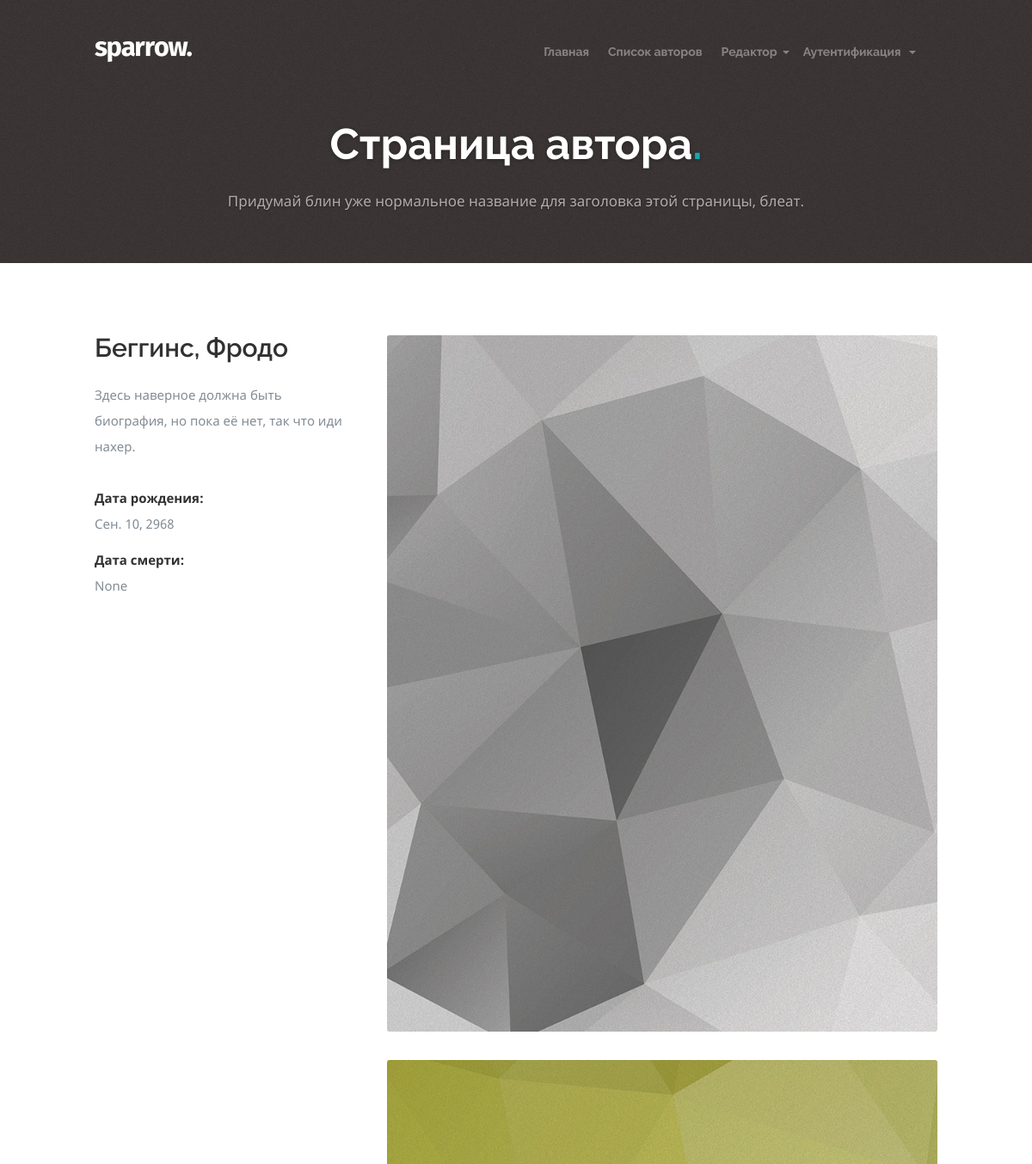
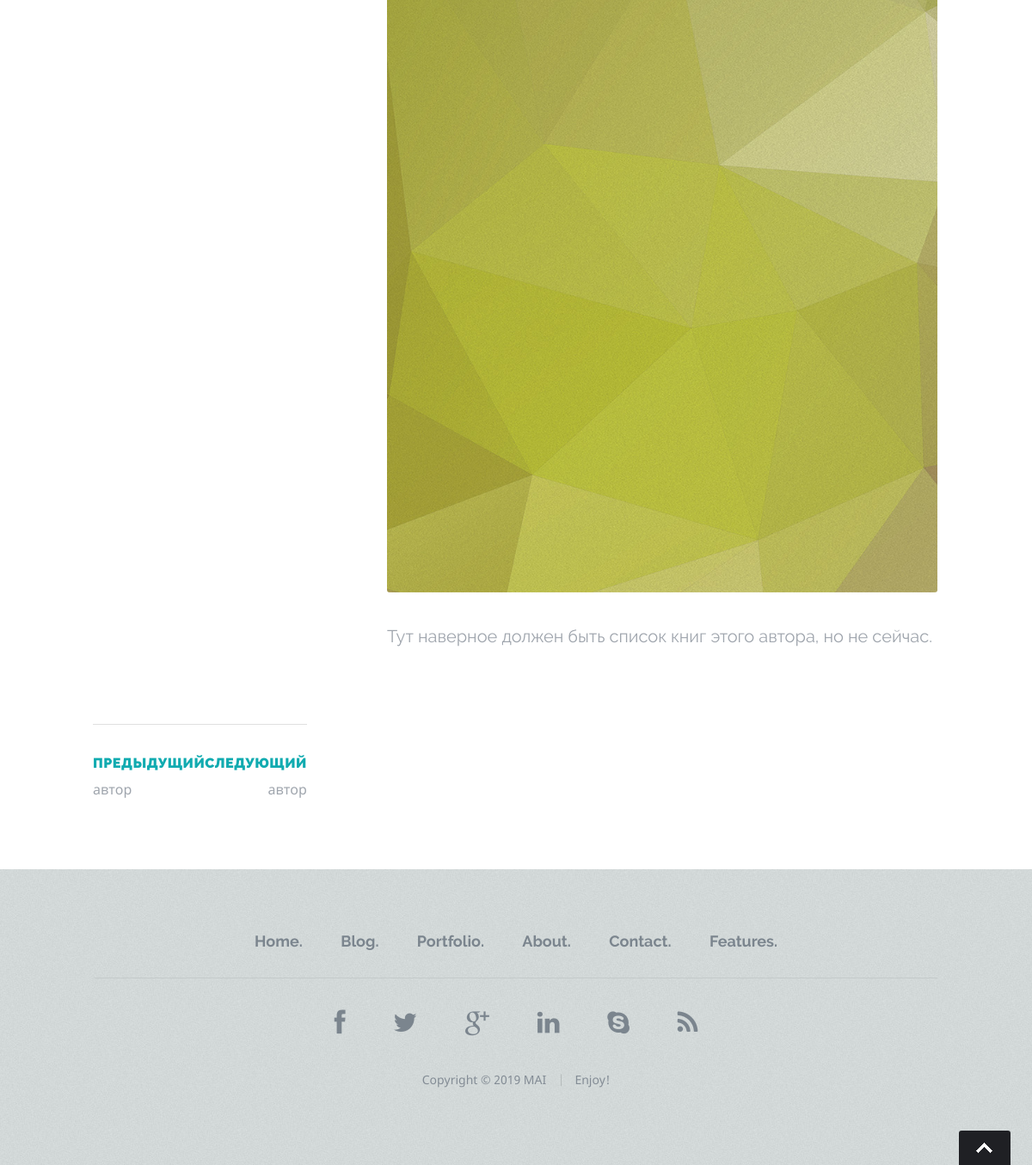
Page /authors/9/ on the committed database (2 pictures, top to bottom).
### catalog/models.py (models this page shows, shortened)
class BaseWithMetaInfo(models.Model):
    inserter = models.ForeignKey(get_user_model(), on_delete=models.SET(dummy_deleted_user), default=default_user,
                                 related_name='added_%(class)ss',
                                 related_query_name='%(class)ss')
    date_joined = models.DateTimeField(default=current_time)
    checked = models.BooleanField(default=False)
    who_checked = models.ForeignKey(get_user_model(), null=True, blank=True, on_delete=default_user,
                                    related_name='checked_%(class)ss',
                                    related_query_name='%(class)ss_checked')
    date_checked = models.DateTimeField(null=True, blank=True)
    class Meta:
        abstract = True

class Author(BaseWithMetaInfo):
    first_name = models.CharField(max_length=AUTHOR_FST_NAME_LEN)
    last_name = models.CharField(max_length=AUTHOR_LST_NAME_LEN)
    date_of_birth = models.DateField(null=True, blank=True)
    date_of_death = models.DateField(null=True, blank=True)
    class Meta:
        ordering = ['last_name', 'first_name']
    def __str__(self):
        return '{}, {}'.format(self.last_name, self.first_name)

### core/views.py (the view)
# urls.py: path('authors/<int:author_id>/', views.author, name='author'),
def author(request, author_id):
    author_ = get_object_or_404(Author, id=author_id)
    return render(request, 'core/author.html', {'author': author_})

### core/templates/core/author.html (shortened to what this page needs)
{% extends 'core/skeletons/base_sidebar_left.html' %}
{% load static %}
{% block intro %}
    <div id="page-title">
        <div class="row">
            <div class="ten columns centered text-center">
                <h1>Страница автора<span>.</span></h1>
                <p>
                    Придумай блин уже нормальное название для заголовка этой страницы, блеат.
                </p>
            </div>
        </div>
    </div>
{% endblock %}
{% block sidebar %}
    <h1>{{ author }}</h1>
    <div class="entry-description">
        <p>
            Здесь наверное должна быть биография, но пока её нет, так что иди нахер.
        </p>
    </div>
    <ul class="portfolio-meta-list">
        <li><span>Дата рождения: </span>{{ author.date_of_birth }}</li>
        <li><span>Дата смерти: </span>{{ author.date_of_death }}</li>
    </ul>
{% endblock %}
{% block content %}
    <div class="entry-media">
        <img src="{% static 'core/images/portfolio/entries/geometric-backgrounds-01.jpg' %}" alt="" />
        <img src="{% static 'core/images/portfolio/entries/geometric-backgrounds-02.jpg' %}" alt="" />
    </div>
    <div class="entry-excerpt">
        <p>
            Тут наверное должен быть список книг этого автора, но не сейчас.
        </p>
    </div>
{% endblock %}
{% block content_footer %}
    <ul class="post-nav cf">
        <li class="prev">
            <a href="#" rel="prev">
                <strong>Предыдущий</strong> автор
            </a>
        </li>
        <li class="next">
            <a href="#" rel="next">
                <strong>Следующий</strong> автор
            </a>
        </li>
    </ul>
{% endblock %}

### core/static/core/css/default.css (style rules this page uses)
html, body, div, span, object, iframe, h1, h2, h3, h4, h5, h6, p, blockquote, pre, abbr, address, cite, code, del, dfn, em, img, ins, kbd, q, samp, small, strong, sub, sup, var, b, i, dl, dt, dd, ol, ul, li, fieldset, form, label, legend, table, caption, tbody, tfoot, thead, tr, th, td, article, aside, canvas, details, figcaption, figure, footer, header, hgroup, menu, nav, section, summary, time, mark, audio, video { margin: 0; padding: 0; border: 0; outline: 0; font-size: 100%; vertical-align: baseline; background: transparent; }
*, *:before, *:after { -moz-box-sizing: border-box; -webkit-box-sizing: border-box; box-sizing: border-box; }
html { font-size: 62.5%; }
body { background: #fff; font-family: notosans-regular, sans-serif; font-size: 15px; line-height: 30px; color: #838C95; -webkit-font-smoothing: antialiased; -webkit-text-size-adjust: 100%; }
h1, h2, h3, h4, h5, h6 { color: #313131; font-family: raleway-bold, sans-serif; }
h1 { font-size: 42px; line-height: 48px; margin-bottom: 12px; }
p { margin: 0 0 30px 0; }
strong, b { font: 15px/30px notosans-bold, sans-serif; }
a, a:visited { text-decoration: none; outline: 0; color: #11ABB0; -webkit-transition: color .3s ease-in-out; -moz-transition: color .3s ease-in-out; -o-transition: color .3s ease-in-out; transition: color .3s ease-in-out; }
ul, ol { margin-bottom: 24px; margin-top: 12px; }
ul { list-style: none outside; }
li { line-height: 18px; margin-bottom: 12px; }
img { max-width: 100%; height: auto; }
.row { width: 96%; max-width: 1020px; margin: 0 auto; }
.row:before, .row:after { content: " "; display: table; }
.row:after { clear: both; }
.column, .columns { position: relative; padding: 0 20px; min-height: 1px; float: left; }
.column.centered, .columns.centered { float: none; margin: 0 auto; }
.row .ten { width: 83.33333%; }
.cf:before, .cf:after { content: " "; display: table; }
.cf:after { clear: both; }
.text-center { text-align: center !important; }

### core/static/core/css/layout.css (style rules this page uses)
body { background: #D2D8D8 url(../images/bg.jpg); }
img { border-radius: 3px; }
#page-title { background: #383232 url(../images/header-bg.jpg); padding-top: 42px; padding-bottom: 54px; }
#page-title h1 { font: 50px/60px raleway-bold, sans-serif; color: #fff; padding: 0; margin: 0 0 18px 0; text-shadow: 0px 1px 5px rgba(0, 0, 0, .3); }
#page-title h1 span, #page-title a { color: #11ABB0; }
#page-title p { font: 17px/36px notosans-regular, sans-serif; padding: 0; margin: 12px 5% 0; color: #b4a9a9; text-shadow: 0px 1px 2px rgba(0, 0, 0, .3); }
.post-nav { margin: 24px 0; padding: 30px 0 0 0; border-top: 1px solid #E0E0E0; font: 16px/30px notosans-regular, sans-serif; }
.post-nav li { display: inline-block; margin: 0; padding: 0; width: 49%; line-height: 30px; }
.post-nav li a { color: #9FA5AD; }
.post-nav li strong { font: 16px/30px raleway-heavy, sans-serif; text-transform: uppercase; color: #11ABB0; letter-spacing: 0.5px; display: block; }
.post-nav li.next { float: right; text-align: right; }
.post-nav li.prev { float: left; text-align: left; }
.portfolio .entry-media img { margin-bottom: 24px; }
.portfolio .entry-excerpt { font: 20px/36px raleway-regular, sans-serif; color: #9FA5AD; }
.portfolio .entry-details h1 { font: 30px/42px raleway-semibold, sans-serif; margin-bottom: 18px; }
.portfolio .portfolio-meta-list li { line-height: 30px; margin-bottom: 12px; }
.portfolio .portfolio-meta-list li span { font-family: notosans-bold, sans-serif; display: block; color: #313131; }
.portfolio .post-nav { margin-left: 18px; margin-right: 18px; }

### rows in the picture
Author: last_name+first_name "Беггинс, Фродо", date_of_birth "Сен. 10, 2968", date_of_death "None"
